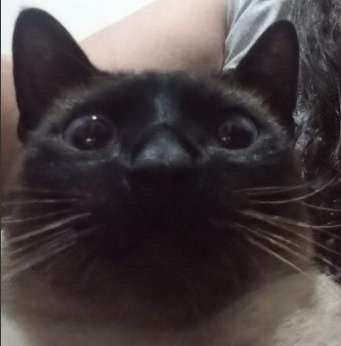
#> input picture Geracao_Tech_Unimed-BH_Ciencia_de_Dados/04_Pacotes_de_Processamento_de_img/testes/img_teste.png, 341 x 346 px, found by its file name
$ python testar_redimensionador.py
#> lines starting #> are read from the running program, lines starting #| are printed output that depends on the picture
### Geracao_Tech_Unimed-BH_Ciencia_de_Dados/04_Pacotes_de_Processamento_de_img/redimensionador/core.py
from PIL import Image

def redimensionar_imagem(caminho_entrada, caminho_saida, tamanho):
    """Redimensiona a imagem para o tamanho especificado e salva no caminho de saída."""
#> called with caminho_entrada = 'testes/img_teste.png', caminho_saida = 'testes/redimensionada.jpg', tamanho = (800, 600)
    imagem = Image.open(caminho_entrada)
#> imagem is the input picture: PIL image 341x346 RGBA; mean R, G, B, A 73.1, 64.9, 65.7, 255
    imagem_redimensionada = imagem.resize(tamanho)
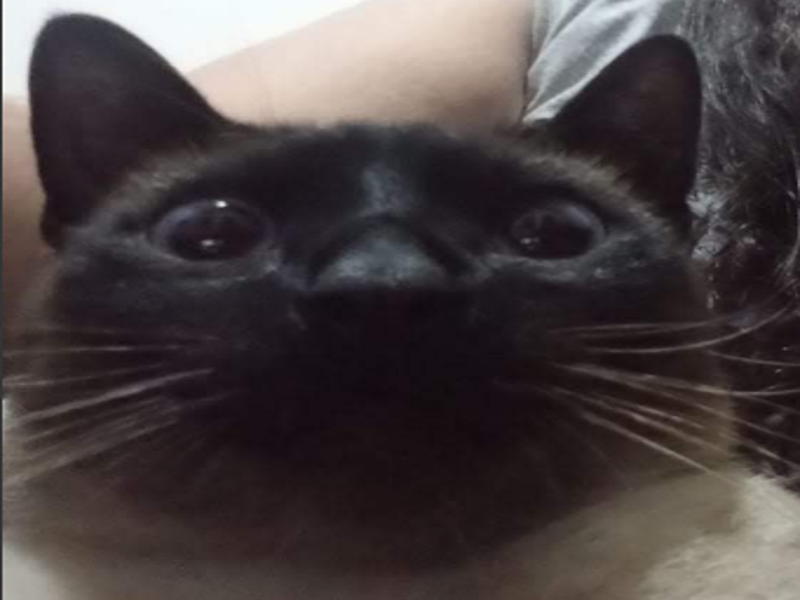
#> imagem_redimensionada: PIL image 800x600 RGBA; mean R, G, B, A 73.1, 64.9, 65.7, 255
    # Converte para RGB se for RGBA (ou qualquer outro modo que não seja compatível com JPEG)
    if imagem_redimensionada.mode in ("RGBA", "LA") or (imagem_redimensionada.mode == "P" and "transparency" in imagem_redimensionada.info):
        imagem_redimensionada = imagem_redimensionada.convert("RGB")
#> imagem_redimensionada: PIL image 800x600 RGB
    imagem_redimensionada.save(caminho_saida)

def converter_formato(caminho_entrada, caminho_saida, formato):
    """Converte a imagem para o formato especificado e salva no caminho de saída."""
#> called with caminho_entrada = 'testes/img_teste.png', caminho_saida = 'testes/convertida.jpg', formato = 'JPEG'
    imagem = Image.open(caminho_entrada)
    # Converte para RGB se for RGBA (ou qualquer outro modo que não seja compatível com JPEG)
    if imagem.mode in ("RGBA", "LA") or (imagem.mode == "P" and "transparency" in imagem.info):
        imagem = imagem.convert("RGB")
#> imagem: PIL image 341x346 RGB
    imagem.save(caminho_saida, formato)

### Geracao_Tech_Unimed-BH_Ciencia_de_Dados/04_Pacotes_de_Processamento_de_img/testes/testar_redimensionador.py
import os
from redimensionador.core import redimensionar_imagem, converter_formato

# Função para garantir que o diretório de destino exista
def garantir_diretorio(caminho_saida):
    diretorio = os.path.dirname(caminho_saida)
    if not os.path.exists(diretorio):
        os.makedirs(diretorio)

# Caminhos de entrada e saída
caminho_entrada = 'testes/img_teste.png'
caminho_saida_redimensionada = 'testes/redimensionada.jpg'
caminho_saida_convertida = 'testes/convertida.jpg'

# Garante que o diretório de destino exista
garantir_diretorio(caminho_saida_redimensionada)
garantir_diretorio(caminho_saida_convertida)

# Teste de redimensionamento
redimensionar_imagem(caminho_entrada, caminho_saida_redimensionada, (800, 600))

# Teste de conversão de formato
converter_formato(caminho_entrada, caminho_saida_convertida, 'JPEG')
